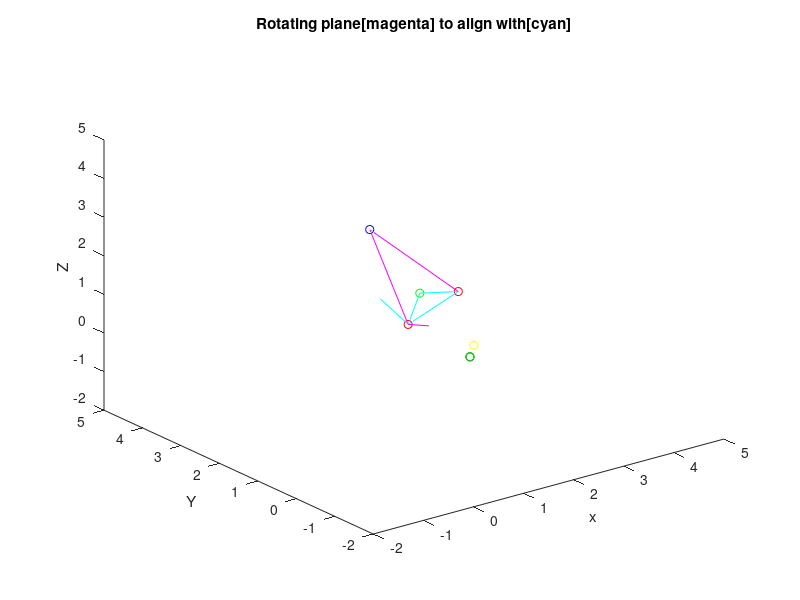

This chart was generated by the following MATLAB code:
clear all;

% Creating four points
point1 = [1 1 1];
point2 = [2 1 1.5];
point3 = [2 2 1];
point4 = [1 2 3];

% Plotting 4 points
figure;
plot3(point1(1),point1(2),point1(3),'or');
hold on;
plot3(point2(1),point2(2),point2(3),'or');
plot3(point3(1),point3(2),point3(3),'og');
plot3(point4(1),point4(2),point4(3),'ob');

xlabel(' x ');
ylabel(' Y ');
zlabel(' Z ');
xlim([-2 5])
ylim([-2 5])
zlim([-2 5])

run_transform = true

if run_transform
    % orienting the point 4 in same plane as other 3 points

    % Plane 1 = 1,2,3
    % Creating vector between points 1 and 2
    vec12 = point2 - point1;
    vec12_p = [point1; point1+vec12];
    vec12_UV = vec12./vecnorm(vec12);
    plot3(vec12_p(:,1),vec12_p(:,2),vec12_p(:,3),'c', 'LineWidth',0.5);

    % Creating vector between points 1 and 3
    vec13 = point3 - point1;
    vec13_p = [point1; point1+vec13];
    vec13_UV = vec13./vecnorm(vec13);
    plot3(vec13_p(:,1),vec13_p(:,2),vec13_p(:,3),'c', 'LineWidth',0.5);

    % Creating vector between points 2 and 3
    vec23 = point3 - point2;
    vec23_p = [point2; point2+vec23];
    vec23_UV = vec23./vecnorm(vec23);
    plot3(vec23_p(:,1),vec23_p(:,2),vec23_p(:,3),'c', 'LineWidth',0.5);


    % Plane 2 = 1,2,4

    % Creating vector between points 1 and 4
    vec14 = point4 - point1;
    vec14_p = [point1; point1+vec14];
    vec14_UV = vec14./vecnorm(vec14);
    plot3(vec14_p(:,1),vec14_p(:,2),vec14_p(:,3),'m', 'LineWidth',0.5);


    % computing new axis
    ih2 = cross(vec12_UV, vec14_UV);
    ih2_UV = ih2./vecnorm(ih2);
    vec1i2_p = [point1; point1+ih2];
    plot3(vec1i2_p(:,1),vec1i2_p(:,2),vec1i2_p(:,3),'m', 'LineWidth',0.5)

    ih = cross(vec12_UV, vec13_UV);
    ih_UV = ih./vecnorm(ih);
    vec1i_p = [point1; point1+ih];
    plot3(vec1i_p(:,1),vec1i_p(:,2),vec1i_p(:,3),'c', 'LineWidth',0.5)


    % Creating vector between points 2 and 4
    vec24 = point4 - point2;
    vec24_p = [point2; point2+vec24];
    vec24_UV = vec24./vecnorm(vec24);
    plot3(vec24_p(:,1),vec24_p(:,2),vec24_p(:,3),'m', 'LineWidth',0.5);

    title('Rotating plane[magenta] to align with[cyan]')
    pause(5)

    % Computing the required angle of rotation 
    % theta = dot(ih2, vec12_UV);
    % theta = radtodeg(theta);

    % angle between 
    angle3 = atan2(norm(cross(vec14_UV,vec23_UV)), dot(vec14_UV,vec23_UV));

    angle = atan2(norm(cross(ih2_UV,vec12_UV)), dot(ih2_UV,vec12_UV));

    angle2 = atan2(norm(cross(ih2_UV,ih_UV)), dot(ih2_UV,ih_UV));

    % Plotting point after rotating it by angle 
    angle_deg = rad2deg(angle)
    theta =  1 * angle;

    R_X = [1 0 0; 0 cos(theta) -sin(theta); 0 sin(theta) cos(theta)];
    R_Y = [cos(theta) 0 sin(theta) ; 0 1 0; -sin(theta) 0 cos(theta)];
    R_Z = [cos(theta) -sin(theta) 0; sin(theta) cos(theta) 0; 0 0 1];

    point4_n = R_Y * point4';
    % point4_new = point4+point4_n';
    plot3(point4_n(1),point4_n(2),point4_n(3),'ok');

    % Plotting point after rotating it by angle3
    angle3_deg = rad2deg(angle3);
    theta =  1 * angle3;

    R_X = [1 0 0; 0 cos(theta) -sin(theta); 0 sin(theta) cos(theta)];
    R_Y = [cos(theta) 0 sin(theta) ; 0 1 0; -sin(theta) 0 cos(theta)];
    R_Z = [cos(theta) -sin(theta) 0; sin(theta) cos(theta) 0; 0 0 1];

    point43_n = R_Y * point4';
    % point43_new = point4+point43_n';
    plot3(point43_n(1),point43_n(2),point43_n(3),'og');

    % Plotting point after rotating it by angle2
    angle2_deg = rad2deg(angle2);
    theta =  1 * angle2;

    R_X = [1 0 0; 0 cos(theta) -sin(theta); 0 sin(theta) cos(theta)];
    R_Y = [cos(theta) 0 sin(theta) ; 0 1 0; -sin(theta) 0 cos(theta)];
    R_Z = [cos(theta) -sin(theta) 0; sin(theta) cos(theta) 0; 0 0 1];

    point42_n = R_Y * point4';
    % point42_new = point4+point42_n';
    plot3(point42_n(1),point42_n(2),point42_n(3),'oy');
   end
